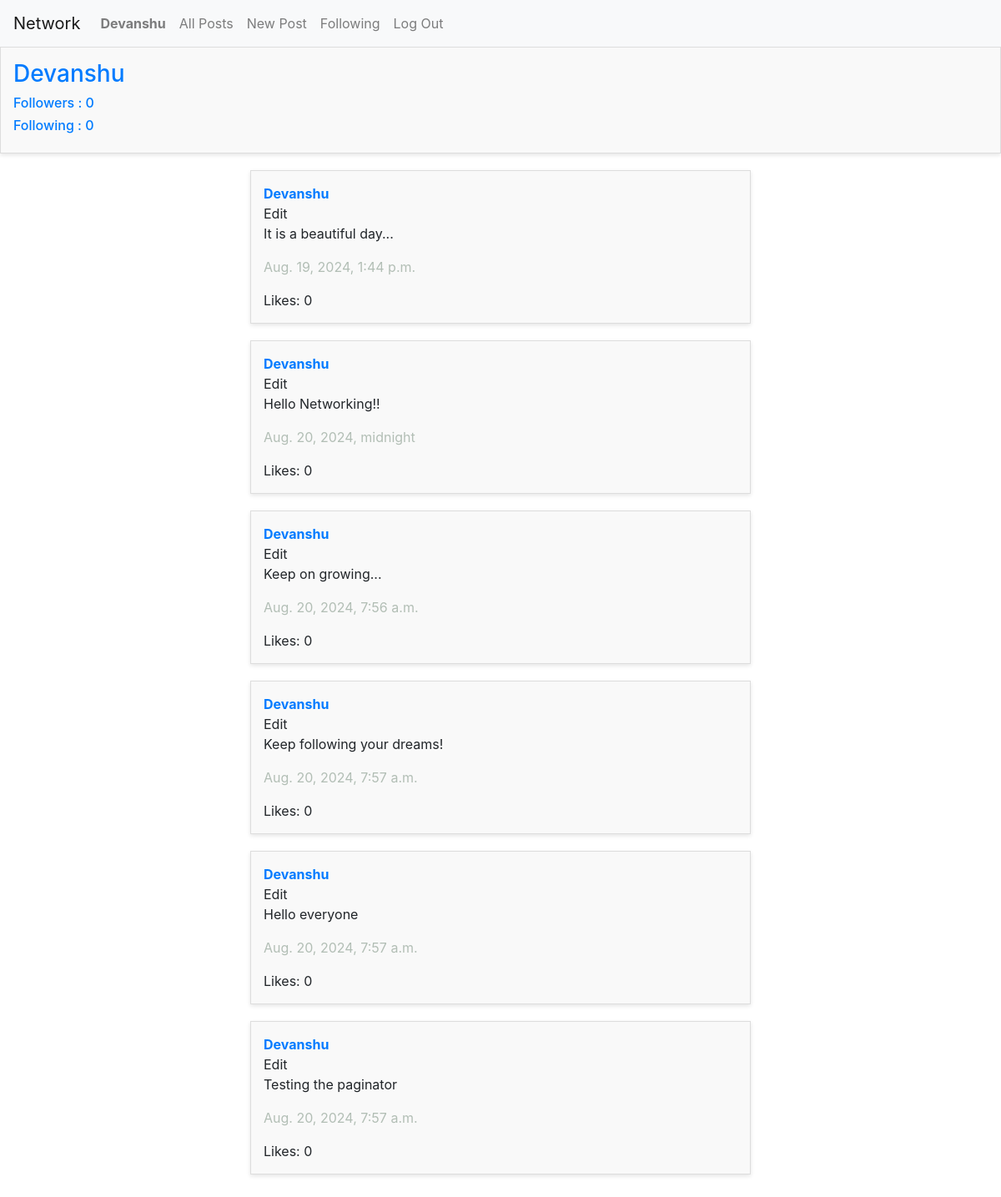
Page /profile/1/ (signed in) on the committed database.
### network/models.py (models this page shows, shortened)
class User(AbstractUser):
    followers = models.IntegerField(blank=True, null=True)
    following = models.IntegerField(blank=True, null=True)

class Post(models.Model):
    user = models.ForeignKey(User, on_delete=models.CASCADE, related_name="userpost")
    text = models.TextField()
    likes = models.IntegerField(blank=True, null=True)
    timestamp = models.DateTimeField(auto_now_add=True)

### network/views.py (the view)
# urls.py: path("profile/<int:user_id>/", views.profile_page, name="profile_page"),
def profile_page(request, user_id):
    profile_user = User.objects.get(pk=user_id)
    current_user = request.user
    posts = Post.objects.filter(user=profile_user)
    followers = Following.objects.filter(following = profile_user).count()
    followings = Following.objects.filter(user = current_user).count()
    is_following = Following.objects.filter(user=current_user, following=profile_user).exists()
    return render(request, 'network/profile.html', {
        "profile":profile_user,
        "posts":posts,
        "is_following":is_following,
        "followers" : followers,
        "followings": followings,
    })

### network/templates/network/profile.html (shortened to what this page needs)
{% extends 'network/layout.html' %}
{% block body %}
    <div id="post">
        <div id="user">
            <h3>{{ profile }}</h3>
            <h6>Followers : {{ followers }}</h6>
            <h6>Following : {{ followings }}</h6>
        </div>
    </div>
    <div id="posts">
        {% for post in posts %}
            <div id="post">
                <a href="{% url 'profile_page' user_id=post.user.id %}" id="user"><strong>{{ post.user }}</strong></a>
                <br>
                {% if post.user == request.user %}
                    <a>Edit</a>
                {% endif %}
                <p>{{ post.text }}</p>
                <p id="timestamp">{{ post.timestamp }}</p>
                Likes: {{ post.likes }}
            </div>
        {% endfor %}
    </div>
{% endblock %}

### network/templates/network/layout.html (shortened to what this page needs)
{% load static %}
<!DOCTYPE html>
<html lang="en">
    <head>
        <link rel="stylesheet" href="https://stackpath.bootstrapcdn.com/bootstrap/4.4.1/css/bootstrap.min.css">
        <link href="{% static 'network/styles.css' %}" rel="stylesheet">
    </head>
    <body>
        <nav class="navbar navbar-expand-lg navbar-light bg-light">
            <a class="navbar-brand" href="{% url 'index' %}">Network</a>
            <div>
              <ul class="navbar-nav mr-auto">
                {% if user.is_authenticated %}
                    <li class="nav-item">
                        <a class="nav-link" href="{% url 'profile_page' user_id=user.id %}"><strong>{{ user.username }}</strong></a>
                    </li>
                {% endif %}
                <li class="nav-item">
                  <a class="nav-link" href="{% url 'index' %}" id="allposts">All Posts</a>
                </li>
                {% if user.is_authenticated %}
                    <li class="nav-item">
                        <a class="nav-link" href="{% url 'new_post' %}" id="newpost">New Post</a>
                    </li>
                    <li class="nav-item">
                        <a class="nav-link" href="#">Following</a>
                    </li>
                    <li class="nav-item">
                        <a class="nav-link" href="{% url 'logout' %}">Log Out</a>
                    </li>
                {% endif %}
              </ul>
            </div>
          </nav>
        <div class="body">
            {% block body %}
            {% endblock %}
        </div>
    </body>
</html>

### network/static/network/styles.css (style rules this page uses)
body { background-image: url("https://images.pexels.com/photos/531880/pexels-photo-531880.jpeg?auto=compress&cs=tinysrgb&w=600https://images.pexels.com/photos/956999/milky-way-starry-sky-night-sky-star-956999.jpeg?auto=compress&cs=tinysrgb&w=600"); background-repeat: no-repeat; background-size: cover; background-position: center; }
#posts { display: flex; flex-direction: column; align-items: center; margin: 20px auto; width: 50%; }
#post { background-color: #f9f9f9; border: 1px solid #ddd; padding: 15px; margin-bottom: 20px; width: 100%; box-shadow: 0px 2px 5px rgba(0, 0, 0, 0.1); }
#user { color: #007bff; text-decoration: none; }
#timestamp { color:#B2BEB5; }

### rows in the picture
User: username "Devanshu"
Post: user "Devanshu", shows "Edit", text "It is a beautiful day...", timestamp "Aug. 19, 2024, 1:44 p.m.", likes "0"
Post: user "Devanshu", shows "Edit", text "Hello Networking!!", timestamp "Aug. 20, 2024, midnight", likes "0"
Post: user "Devanshu", shows "Edit", text "Keep on growing...", timestamp "Aug. 20, 2024, 7:56 a.m.", likes "0"
Post: user "Devanshu", shows "Edit", text "Keep following your dreams!", timestamp "Aug. 20, 2024, 7:57 a.m.", likes "0"
Post: user "Devanshu", shows "Edit", text "Hello everyone", timestamp "Aug. 20, 2024, 7:57 a.m.", likes "0"
Post: user "Devanshu", shows "Edit", text "Testing the paginator", timestamp "Aug. 20, 2024, 7:57 a.m.", likes "0"

### other values in the picture
{{ followers }} "0"
{{ followings }} "0"
